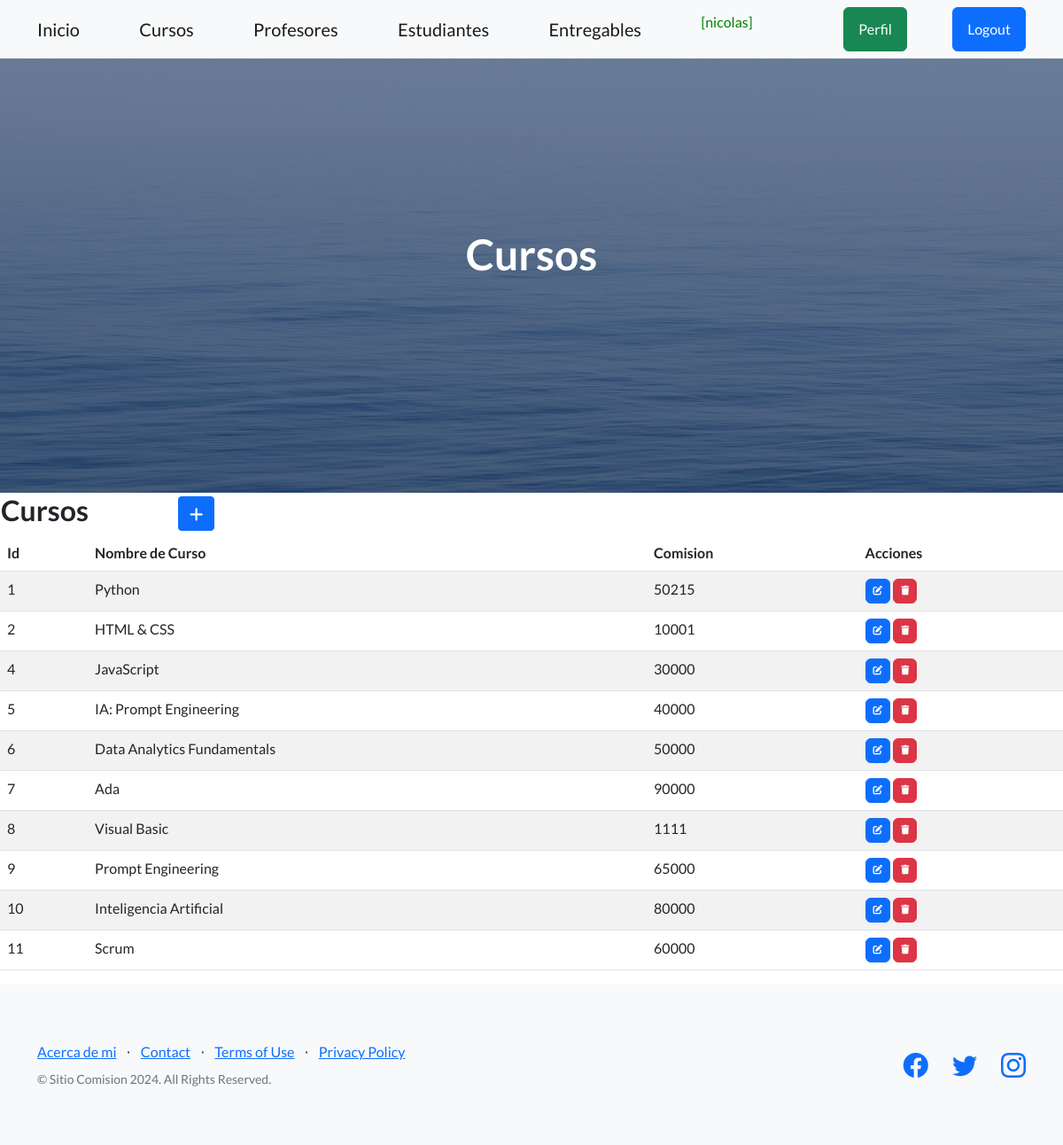
/cursos/ (signed in), run on the app's committed database.
### aplicacion/models.py (models this page shows, shortened)
class Curso(models.Model):
    nombre = models.CharField(max_length=50)
    comision = models.IntegerField()
    class Meta:
        ordering = ["-nombre"]

### aplicacion/views.py (the view)
# urls.py: path('cursos/', cursos, name="cursos"),
@login_required
def cursos(request):
    contexto = {'cursos': Curso.objects.all().order_by("id")}
    return render(request, "aplicacion/cursos.html", contexto)

### aplicacion/templates/aplicacion/cursos.html (shortened to what this page needs)
{% extends "aplicacion/index.html" %}
{% block titulo %}
<h1 class="mb-5">Cursos</h1>
{% endblock titulo %}
{% block contenido %}
<table>
    <tr>
        <td width="200"><h2>Cursos</h2></td>
        <td>
            <a
            href="{% url 'curso_create' %}"
            class="btn btn-primary btn-sm"
            >
            </a>
        </td>
    </tr>
</table>
<table class="table table-striped">
    <thead>
        <tr>
            <th>Id</th>
            <th>Nombre de Curso</th>
            <th>Comision</th>
            <th>Acciones</th>
        </tr>
    </thead>
    <tbody>
    {% for c in cursos  %}
        <tr>
            <td>{{ c.id }}</td>
            <td>{{ c.nombre }}</td>
            <td>{{ c.comision }}</td>
            <td>
                <a
                  href="{% url 'curso_update' c.id %}"
                  class="btn btn-primary"
                  style="--bs-btn-padding-y: .25rem; --bs-btn-padding-x: .5rem; --bs-btn-font-size: .75rem;"
                  >
                </a>
                <a
                  href="{% url 'curso_delete' c.id %}"
                  class="btn btn-danger"
                  style="--bs-btn-padding-y: .25rem; --bs-btn-padding-x: .5rem; --bs-btn-font-size: .75rem;"
                  >
                </a>
            </td>
        </tr>
    {% endfor %}
    </tbody>
</table>
{% endblock contenido %}

### aplicacion/templates/aplicacion/index.html (shortened to what this page needs)
<!DOCTYPE html>
<html lang="en">
    <head>
        {% load static %}
        <link href="https://cdn.jsdelivr.net/npm/bootstrap-icons@1.5.0/font/bootstrap-icons.css" rel="stylesheet" type="text/css" />
        <link href="{% static  'css/styles.css' %}" rel="stylesheet" />
        <link rel="stylesheet" href="https://cdnjs.cloudflare.com/ajax/libs/font-awesome/6.4.0/css/all.min.css">
    </head>
    <body>
        <nav class="navbar navbar-light bg-light static-top">
            <div class="container">
                <a class="navbar-brand" href="{% url 'home' %}">Inicio</a>
                {% if  user.is_authenticated %}
                    <a class="navbar-brand" href="{% url 'cursos' %}">Cursos</a>
                    <a class="navbar-brand" href="{% url 'profesores' %}">Profesores</a>
                    <a class="navbar-brand" href="{% url 'estudiantes' %}">Estudiantes</a>
                    <a class="navbar-brand" href="{% url 'entregables' %}">Entregables</a>
                    <p style="color:green">[{{user.username}}]</p>
                    <a class="btn btn-success" href="{% url 'perfil' %}">Perfil</a>
                    <a class="btn btn-primary" href="{% url 'logout' %}">Logout</a>
                {% else %}
                    <a class="btn btn-primary" href="{% url 'login' %}">Login</a>
                    <a class="btn btn-success" href="{% url 'registrar' %}">Registrarse</a>
                {% endif %}
            </div>
        </nav>
        <header class="masthead">
            <div class="container position-relative">
                <div class="row justify-content-center">
                    <div class="col-xl-6">
                        <div class="text-center text-white">
                            {% block titulo %}{% endblock titulo %}
                        </div>
                    </div>
                </div>
            </div>
        </header>
        {% block contenido %}
        {% endblock contenido %}
        <footer class="footer bg-light">
            <div class="container">
                <div class="row">
                    <div class="col-lg-6 h-100 text-center text-lg-start my-auto">
                        <ul class="list-inline mb-2">
                            <li class="list-inline-item"><a href="{% url 'acerca_de_mi' %}">Acerca de mi</a></li>
                            <li class="list-inline-item">⋅</li>
                            <li class="list-inline-item"><a href="#!">Contact</a></li>
                            <li class="list-inline-item">⋅</li>
                            <li class="list-inline-item"><a href="#!">Terms of Use</a></li>
                            <li class="list-inline-item">⋅</li>
                            <li class="list-inline-item"><a href="#!">Privacy Policy</a></li>
                        </ul>
                        <p class="text-muted small mb-4 mb-lg-0">&copy; Sitio Comision 2024. All Rights Reserved.</p>
                    </div>
                    <div class="col-lg-6 h-100 text-center text-lg-end my-auto">
                        <ul class="list-inline mb-0">
                            <li class="list-inline-item me-4">
                                <a href="#!"><i class="bi-facebook fs-3"></i></a>
                            </li>
                            <li class="list-inline-item me-4">
                                <a href="#!"><i class="bi-twitter fs-3"></i></a>
                            </li>
                            <li class="list-inline-item">
                                <a href="#!"><i class="bi-instagram fs-3"></i></a>
                            </li>
                        </ul>
                    </div>
                </div>
            </div>
        </footer>
    </body>
</html>

### data on the page
Curso: id "1", nombre "Python", comision "50215"
Curso: id "2", nombre "HTML & CSS", comision "10001"
Curso: id "4", nombre "JavaScript", comision "30000"
Curso: id "5", nombre "IA: Prompt Engineering", comision "40000"
Curso: id "6", nombre "Data Analytics Fundamentals", comision "50000"
Curso: id "7", nombre "Ada", comision "90000"
Curso: id "8", nombre "Visual Basic", comision "1111"
Curso: id "9", nombre "Prompt Engineering", comision "65000"
Curso: id "10", nombre "Inteligencia Artificial", comision "80000"
Curso: id "11", nombre "Scrum", comision "60000"

### other printed values
{{ user.username }} "nicolas"
